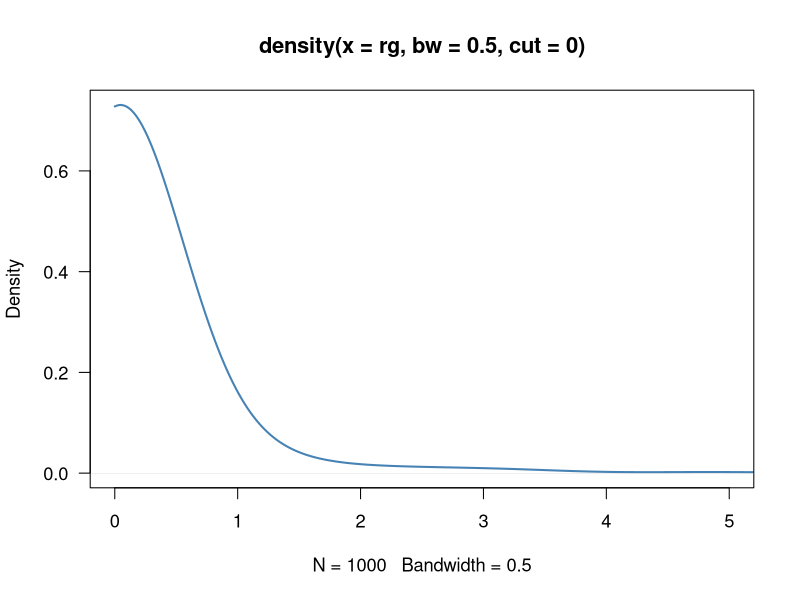
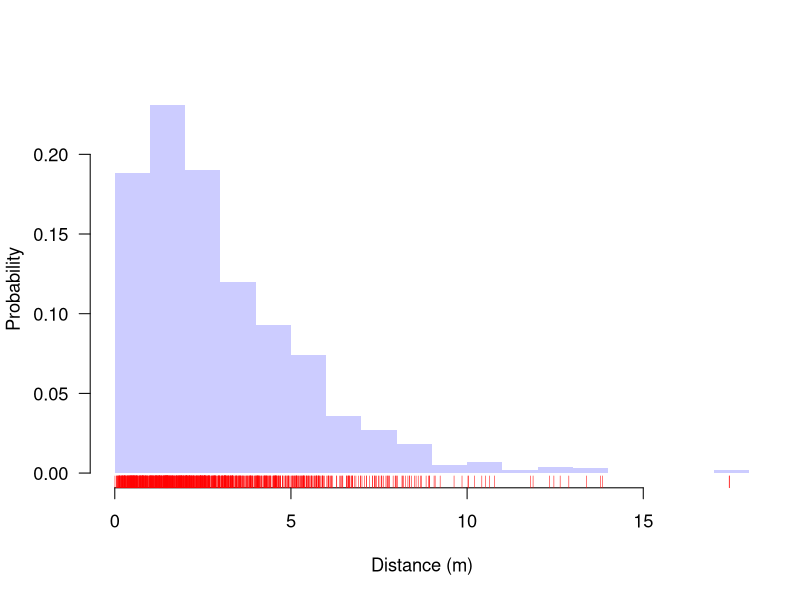

R code for these plots, in order: (Note: this script raises an error after producing the figures.)
#----------------------------------------------------------------------
# Simulations with gamma distribution
# The Gamma distribution with parameters shape = a and scale = s has 
# density:
# f(x)= 1/(s^a Gamma(a)) x^(a-1) e^-(x/s); 
# for x ≥ 0, a > 0 and s > 0. 
# Here Gamma(a) is the function implemented by R's gamma().
#----------------------------------------------------------------------
# Load packages
library(MASS)

# First, we generate 1000 random numbers from a gamma distribution 
# with scale = 0.5 and shape = 2.5
rg <- rgamma(1000, scale= 2, shape= 0.1)

par(bg="white", las=1, cex=1.1)
plot(density(rg, bw= 0.5, cut=0), las=1, lwd=2,
    xlim=c(0,5),col="steelblue")

# Dispersal Kernel
knormal<-abs(rnorm(1000, mean = 20, sd = 415))
kweibull <- rweibull(1000, scale=1, shape=3.5)
kgamma <- rgamma(1000, scale= 2, shape= 0.1)
kgamma <- rgamma(1000, scale= 2, shape= 1.5)


truehist(kgamma, xlim=c(0, max(kgamma)),
    # ylim=c(0,0.012),
    prob= T, #h= 10, 
    xlab= "Distance (m)",
    ylab= "Probability",
    col= rgb(0, 0, 1, 0.2),
    lty= 0)
rug(kgamma, side= 1, col= "red")


mykernel(kgamma, bw=10, h=0.5)

# NOTES ---------------------------------------------------------------
-log(dgamma(1:4, shape = 1))
p <- (1:9)/10
pgamma(qgamma(p, shape = 2), shape = 2)
1 - 1/exp(qgamma(p, shape = 1))

# even for shape = 0.001 about half the mass is on numbers
# that cannot be represented accurately (and most of those as zero)
pgamma(.Machine$double.xmin, 0.001)
pgamma(5e-324, 0.001)  # on most machines 5e-324 is the smallest
# representable non-zero number
table(rgamma(1e4, 0.001) == 0)/1e4
#----------------------------------------------------------------------



